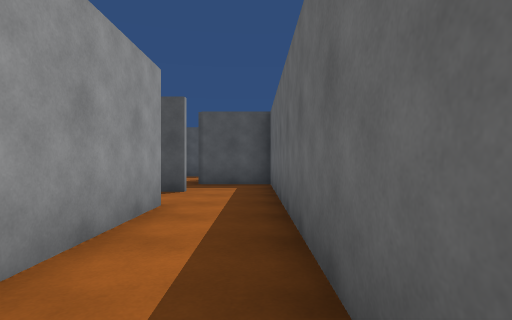
[1] (above)

16 first-person views from a walk through a scene from a Unity 3-D project. The camera is 1.2 m above the floor, looks level and sees 80° across. The floor is counted in squares, 1.8 m on a side. Each view is taken from the middle of a square. On the plan, view 1 faces up. The plan holds only what a view shows up to about 10 squares ahead; the rest is blank. The place goes on beyond the plan. The player is left out.

[2]
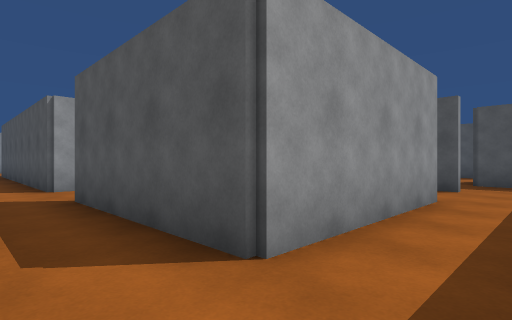

[3]
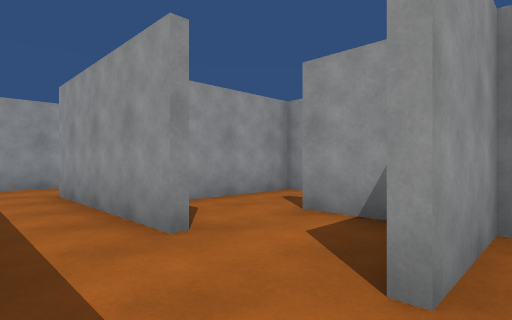

[4]
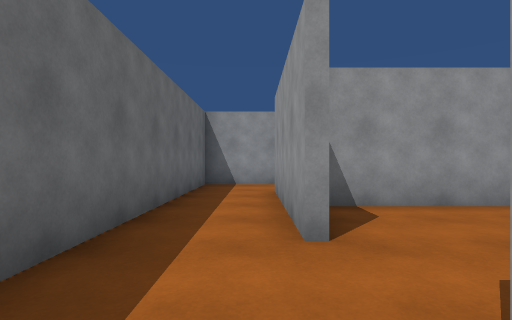

[5]
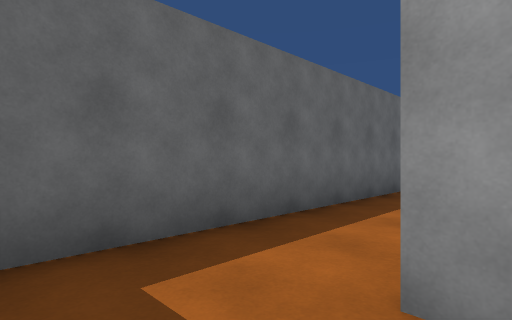

[6]
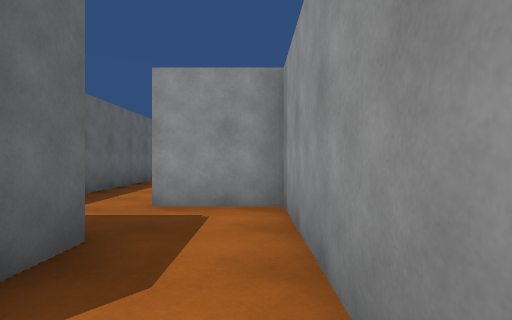

[7]
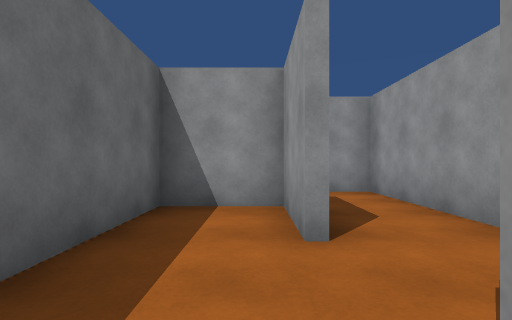

[8]
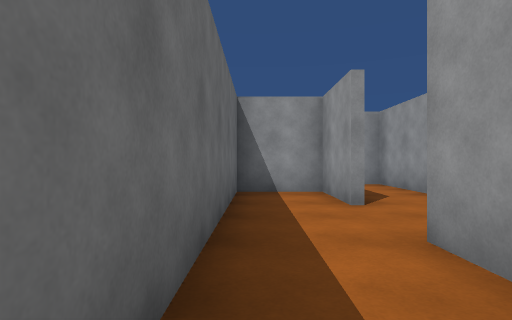

[9]
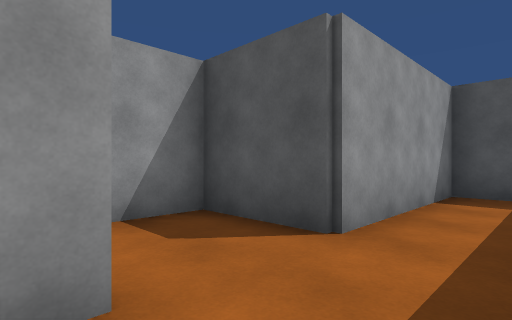

[10]
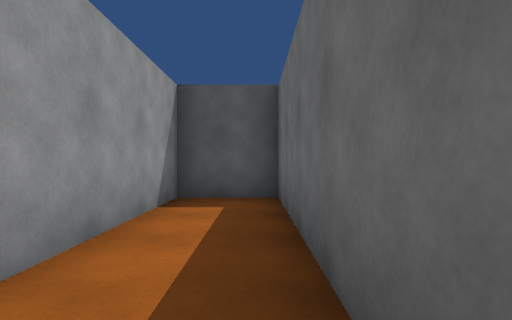

[11]
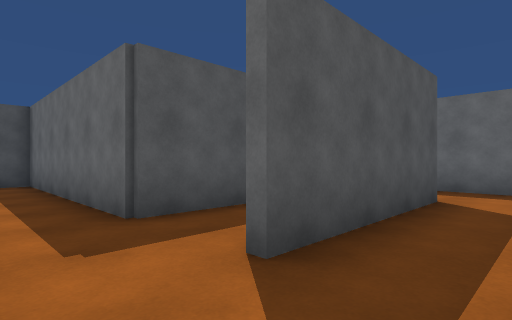

[12]
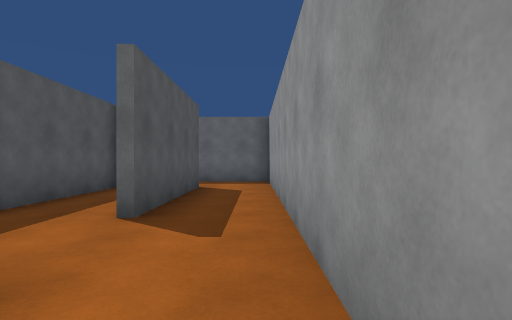

[13]
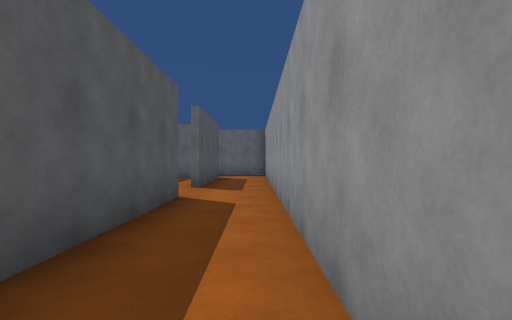

[14]
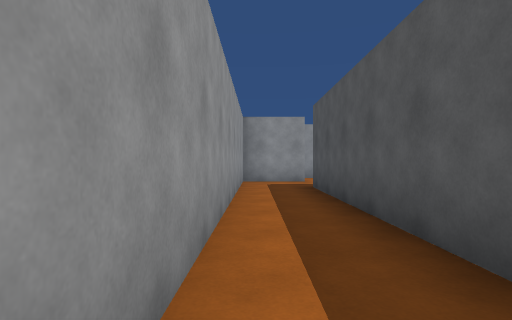

[15]
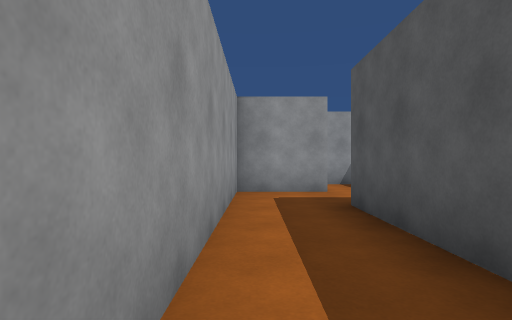

[16]
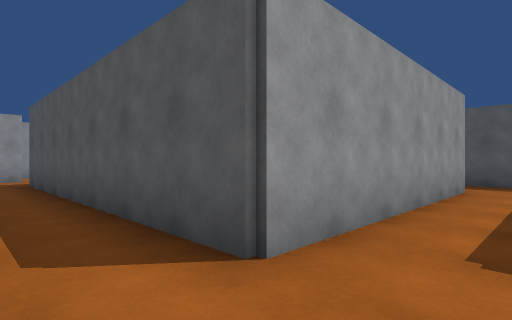

### Floor plan
Points are (right, up) in squares from view 1. A wall is a line through its corners. A room is listed if a view was taken in it or the views show most of it. See-through windows are left out.
Room 1 (views 1, 2)
walls: (-1.4, 4.5) (-1.4, 0.4); (-1.6, -1.4) (0.4, -1.4) (0.4, 6.6)
ways out: opening at (-0.5, 6) to room 2; opening at (-2, -1) to room 5; opening at (-2, 5) to room 7
Room 2 (views 3, 4)
walls: (0.4, 6.6) (0.4, 8.1); (0.5, 8.4) (-1.6, 8.4)
ways out: opening at (-0.5, 6) to room 1; opening at (-2, 7) to room 3
Room 3 (views 5, 6)
walls: (-1.6, 8.4) (-1.6, 9.4); (-1.4, 12.4) (-3.4, 12.4) (-3.4, 6.6) (-1.5, 6.6)
ways out: opening at (-2, 7) to room 2; opening at (-2, 11) to room 4
Room 4 (views 7, 8, 9, 10)
walls: (-1.4, 10.5) (-1.4, 8.6) (0.4, 8.6) (0.4, 16.4) (-1.4, 16.4) (-1.4, 12.4)
ways out: opening at (-2, 11) to room 3
Room 5 (views 11, 12, 13, 14, 15, 16)
walls: (-7.4, 0.4) (-15.5, 0.4); (-17.4, 0.5) (-17.4, -1.4) (-1.6, -1.4); (-1.4, 0.4) (-5.5, 0.4)
ways out: opening at (-2, -1) to room 1; opening at (-6.5, 0) to room 6; opening at (-18, 1)
Room 6 (no view inside)
walls: (-7.4, 6.5) (-7.4, 0.4); (-1.6, 2.4) (-5.6, 2.4) (-5.6, 8.4) (-7.8, 8.4)
ways out: opening at (-6.5, 0) to room 5
Room 7 (no view inside)
walls: (-3.4, 5.8) (-3.4, 4.5); (-4.4, 2.6) (-2, 2.6); (-5.4, 3.1) (-5.4, 2.6); (-1.4, 6.4) (-2, 6.4)
ways out: opening at (-2, 5) to room 1

Positions as (right, up) in squares from view 1, and headings:
1: (0, 0), facing up
2: (0, -1), facing up-left
3: (0, 7), facing down-left
4: (-1, 7), facing down
5: (-2, 8), facing down-right
6: (-3, 11), facing down
7: (-1, 13), facing down
8: (0, 15), facing down
9: (0, 10), facing up-left
10: (0, 11), facing up
11: (-7, -1), facing up-right
12: (-9, -1), facing right
13: (-13, -1), facing right
14: (-8, -1), facing left
15: (-11, -1), facing left
16: (-6, -1), facing up-left
